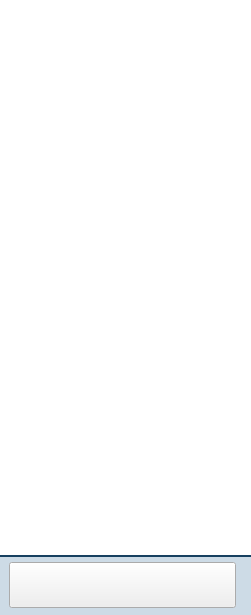
<?xml version="1.0" encoding="UTF-8"?>
<ui version="4.0">
 <class>UiDiagramFlow</class>
 <widget class="QWidget" name="UiDiagramFlow">
  <property name="geometry">
   <rect>
    <x>0</x>
    <y>0</y>
    <width>251</width>
    <height>615</height>
   </rect>
  </property>
  <property name="windowTitle">
   <string>Form</string>
  </property>
  <property name="styleSheet">
   <string notr="true">
QScrollArea#scrollArea{
	border:0;
}

QWidget#widget_3 {
	background-color: #ffffff;
}

QWidget#toolbar {
	background-color: #cddbe6;
	border: solid;
	border-top-width: 2px;
	border-color: #174060;
}

QPushButton#__btnAddPipe{
	border-image: url(:/pluginDiagram/buttons/img/add_track_normal.png);
}
QPushButton#__btnAddPipe:pressed{
	border-image: url(:/pluginDiagram/buttons/img/add_track_down.png);
}</string>
  </property>
  <layout class="QVBoxLayout" name="verticalLayout_2">
   <property name="spacing">
    <number>0</number>
   </property>
   <property name="leftMargin">
    <number>0</number>
   </property>
   <property name="topMargin">
    <number>0</number>
   </property>
   <property name="rightMargin">
    <number>0</number>
   </property>
   <property name="bottomMargin">
    <number>0</number>
   </property>
   <item>
    <widget class="QScrollArea" name="scrollArea">
     <property name="frameShadow">
      <enum>QFrame::Raised</enum>
     </property>
     <property name="widgetResizable">
      <bool>true</bool>
     </property>
     <widget class="QWidget" name="widget_3">
      <property name="geometry">
       <rect>
        <x>0</x>
        <y>0</y>
        <width>251</width>
        <height>555</height>
       </rect>
      </property>
      <layout class="QVBoxLayout" name="verticalLayout">
       <property name="spacing">
        <number>3</number>
       </property>
       <property name="leftMargin">
        <number>0</number>
       </property>
       <property name="topMargin">
        <number>0</number>
       </property>
       <property name="rightMargin">
        <number>0</number>
       </property>
       <property name="bottomMargin">
        <number>0</number>
       </property>
       <item>
        <widget class="QWidget" name="__container" native="true">
         <layout class="QVBoxLayout" name="verticalLayout_3">
          <property name="spacing">
           <number>3</number>
          </property>
          <property name="leftMargin">
           <number>0</number>
          </property>
          <property name="topMargin">
           <number>0</number>
          </property>
          <property name="rightMargin">
           <number>0</number>
          </property>
          <property name="bottomMargin">
           <number>0</number>
          </property>
         </layout>
        </widget>
       </item>
       <item>
        <spacer name="verticalSpacer">
         <property name="orientation">
          <enum>Qt::Vertical</enum>
         </property>
         <property name="sizeHint" stdset="0">
          <size>
           <width>20</width>
           <height>402</height>
          </size>
         </property>
        </spacer>
       </item>
      </layout>
     </widget>
    </widget>
   </item>
   <item>
    <widget class="QWidget" name="toolbar" native="true">
     <property name="minimumSize">
      <size>
       <width>0</width>
       <height>60</height>
      </size>
     </property>
     <property name="maximumSize">
      <size>
       <width>16777215</width>
       <height>60</height>
      </size>
     </property>
     <layout class="QHBoxLayout" name="horizontalLayout">
      <property name="topMargin">
       <number>2</number>
      </property>
      <property name="bottomMargin">
       <number>2</number>
      </property>
      <item>
       <widget class="QPushButton" name="__btnAddPipe">
        <property name="minimumSize">
         <size>
          <width>227</width>
          <height>46</height>
         </size>
        </property>
        <property name="maximumSize">
         <size>
          <width>227</width>
          <height>46</height>
         </size>
        </property>
        <property name="text">
         <string/>
        </property>
       </widget>
      </item>
      <item>
       <spacer name="horizontalSpacer">
        <property name="orientation">
         <enum>Qt::Horizontal</enum>
        </property>
        <property name="sizeHint" stdset="0">
         <size>
          <width>683</width>
          <height>15</height>
         </size>
        </property>
       </spacer>
      </item>
     </layout>
    </widget>
   </item>
  </layout>
 </widget>
 <resources>
  <include location="pluginDiagram.qrc"/>
 </resources>
 <connections/>
</ui>
